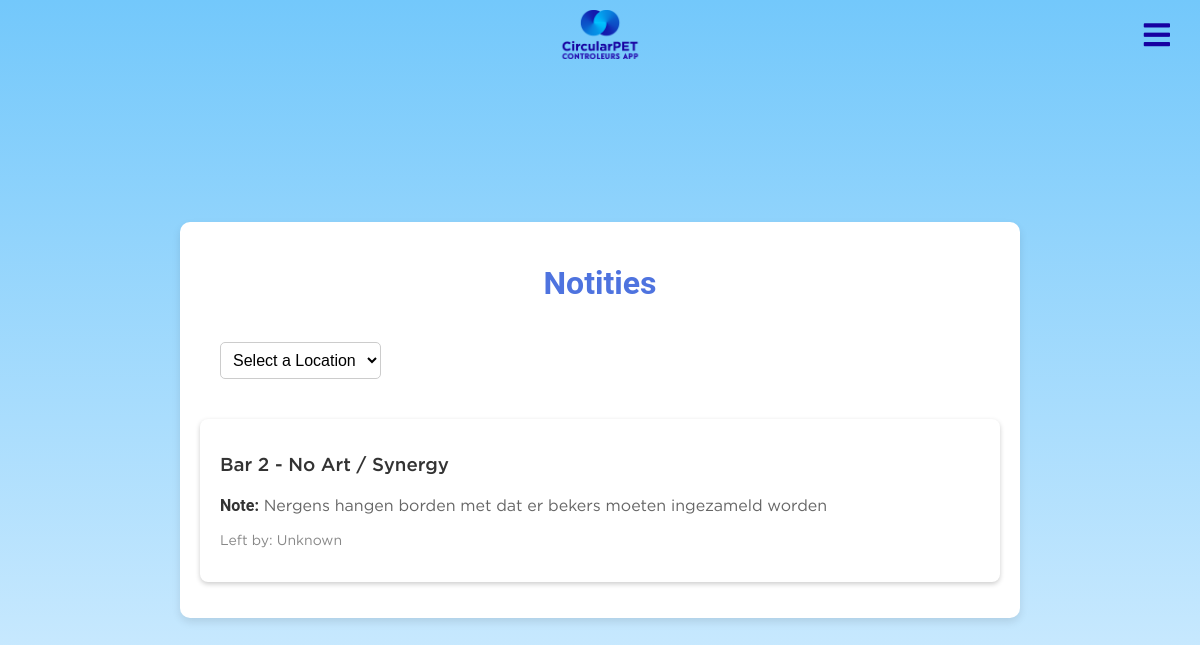
Screenshot of /bar_notes with the database file from the repository.
### app.py (models this page shows, shortened)
class Bar(db.Model):
    id = db.Column(db.Integer, primary_key=True)
    name = db.Column(db.String(120), nullable=False)
    total_kg = db.Column(db.Integer, default=0)  # Total kilograms of zakken collected
    background_color = db.Column(db.String(10), default='#1700a1')  # New field to store color
    zakken = db.Column(db.Integer, nullable=False, default=0)
    bekers = db.Column(db.Integer, nullable=False, default=0)
    location_id = db.Column(db.Integer, db.ForeignKey('location.id'), nullable=False)
    location = db.relationship('Location', backref=db.backref('bars', lazy=True))
    x = db.Column(db.Float, nullable=True)  # X coordinate as percentage
    y = db.Column(db.Float, nullable=True)  # Y coordinate as percentage
    note = db.Column(db.String(1000))  # Assuming note is just a text field for simplicity
    url = db.Column(db.String)
    link = db.Column(db.String)
    last_checked_in = db.Column(db.DateTime, nullable=True)
    last_checked_in_user_id = db.Column(db.Integer, db.ForeignKey('user.id'), nullable=True)
    last_checked_in_user = db.relationship('User', foreign_keys=[last_checked_in_user_id], backref='checked_in_bars')
    notifications = db.relationship('Notification', backref='related_bar', lazy=True)  # Ensure unique backref name

class Location(db.Model):
    id = db.Column(db.Integer, primary_key=True)
    name = db.Column(db.String(100), nullable=True)
    date = db.Column(db.Date, nullable=True)
    address = db.Column(db.String(200), nullable=True)
    start_time = db.Column(db.Time, nullable=True)
    amount_of_days = db.Column(db.Integer, nullable=True)
    website_links = db.Column(db.String(200), nullable=True)
    zakken = db.Column(db.Integer, nullable=False, default=0)
    bekers = db.Column(db.Integer, nullable=False, default=0)
    url = db.Column(db.String(500), nullable=True)
    map_image = db.Column(db.String(255))
    max_people = db.Column(db.Integer, nullable=False, default=10)
    closed = db.Column(db.Boolean, default=False)  # Ensure this line is included
    pdf_path = db.Column(db.String(255), nullable=True)  # Add this line

### app.py (the view)
@app.route('/bar_notes')
def bar_notes():
    location_query = request.args.get('location')  # Get location name from query parameters
    if location_query:
        bars_with_notes = Bar.query.join(Location).filter(Location.name == location_query, Bar.note.isnot(None)).all()
    else:
        bars_with_notes = Bar.query.filter(Bar.note.isnot(None)).all()
    locations = Location.query.all()
    return render_template('bar_notes.html', bars=bars_with_notes, locations=locations)

### templates/bar_notes.html (shortened to what this page needs)
<!DOCTYPE html>
<html lang="en">
  <head>
    <link
      rel="stylesheet"
      href="{{ url_for('static', filename='main.css') }}"
    />
    <link
      rel="stylesheet"
      href="https://cdnjs.cloudflare.com/ajax/libs/font-awesome/5.15.1/css/all.min.css"
    />
  </head>
  <body class="bar-notes-body">
    <img
    src="{{ url_for('static', filename='logo.png') }}"
    alt="CircularPET Logo"
    class="logo2"
  />
  <div class="gear-icon-container">
    <i id="toggleSidebar" class="fa fa-bars"></i>
  </div>
    <div class="bar-notes-container">
        <h1 class="bar-notes-header">Notities</h1>
        <form id="filterForm" action="{{ url_for('bar_notes') }}" method="get">
            <select name="location" onchange="submitForm()">
                <option value="">Select a Location</option>
            </select>
        </form>
        <ul class="bar-notes-list">
            {% for bar in bars %}
            <li class="bar-notes-item">
                <h3 class="bar-notes-title">{{ bar.name }} - {{ bar.location.name }}</h3>
                <p class="bar-notes-text"><strong>Note:</strong> {{ bar.note }}</p>
                <p class="bar-notes-meta">Left by: {{ bar.user.username if bar.user else 'Unknown' }}</p>
            </li>
            {% else %}
            <p>No notes available.</p>
            {% endfor %}
        </ul>
    </div>
  </body>
</html>

### static/main.css (style rules this page uses)
:root { --pc: #1700a1; --cs: #ff8547; --bc: #fff; }
:root { --bar-color: #1700a1; --container-color: #ff8547; }
body { font-family: "Roboto", sans-serif; background: linear-gradient(to bottom, #73c8fb 0%, #e0f2ff 100%); margin: 0; padding: 0; display: flex; height: 100vh; align-items: center; flex-wrap: wrap; justify-content: center; overflow-x: hidden; }
li { background-color: var(--pc); padding: 10px; text-decoration: none; color: white; border-radius: 15px; }
.logo2 { position: absolute; top: 10px; width: 90px; position: fixed; z-index: 1000; }
.gear-icon-container { position: fixed; top: 20px; right: 20px; cursor: pointer; font-size: 24px; color: var(--pc); font-size: 30px; padding: 10px 20px; margin-top: -10px; margin-right: -10px; z-index: 1000; }
::placeholder { color: #888; }
h1 { color: #fff; font-size: 2em; text-align: center; margin-bottom: 0.5em; }
form { background: #fff; padding: 20px; border-radius: 10px; display: inline-block; }
form label, form select, form input[type="submit"] { font-size: 1em; }
form select { padding: 0.5em; border: 1px solid #ccc; border-radius: 5px; background-color: var(--bc); }
.bar-notes-body { font-family: "Roboto", sans-serif; background: linear-gradient(to bottom, #73c8fb 0%, #e0f2ff 100%); padding: 20px; display: flex; justify-content: center; align-items: center; min-height: 100vh; }
.bar-notes-container { background-color: var(--bc); padding: 20px; border-radius: 10px; box-shadow: 0 4px 8px rgba(0, 0, 0, 0.1); width: 90%; max-width: 800px; }
.bar-notes-list { list-style: none; padding: 0; margin-top: 20px; }
.bar-notes-item { background-color: var(--bc); border-radius: 8px; margin-bottom: 10px; padding: 20px; box-shadow: 0 2px 5px rgba(0, 0, 0, 0.2); transition: background-color 0.3s; }
.bar-notes-header { text-align: center; color: #4e73df; margin-bottom: 20px; }
.bar-notes-title { color: #333; font-weight: 500; }
.bar-notes-text { font-size: 16px; color: #666; line-height: 1.5; }
.bar-notes-text strong { color: #333; }
.bar-notes-meta { display: block; margin-top: 10px; font-size: 14px; color: #888; }

### rows the page displays
Bar: name "Bar 2", location.name "No Art / Synergy", note "Nergens hangen borden met dat er bekers moeten ingezameld worden", user "Unknown"
